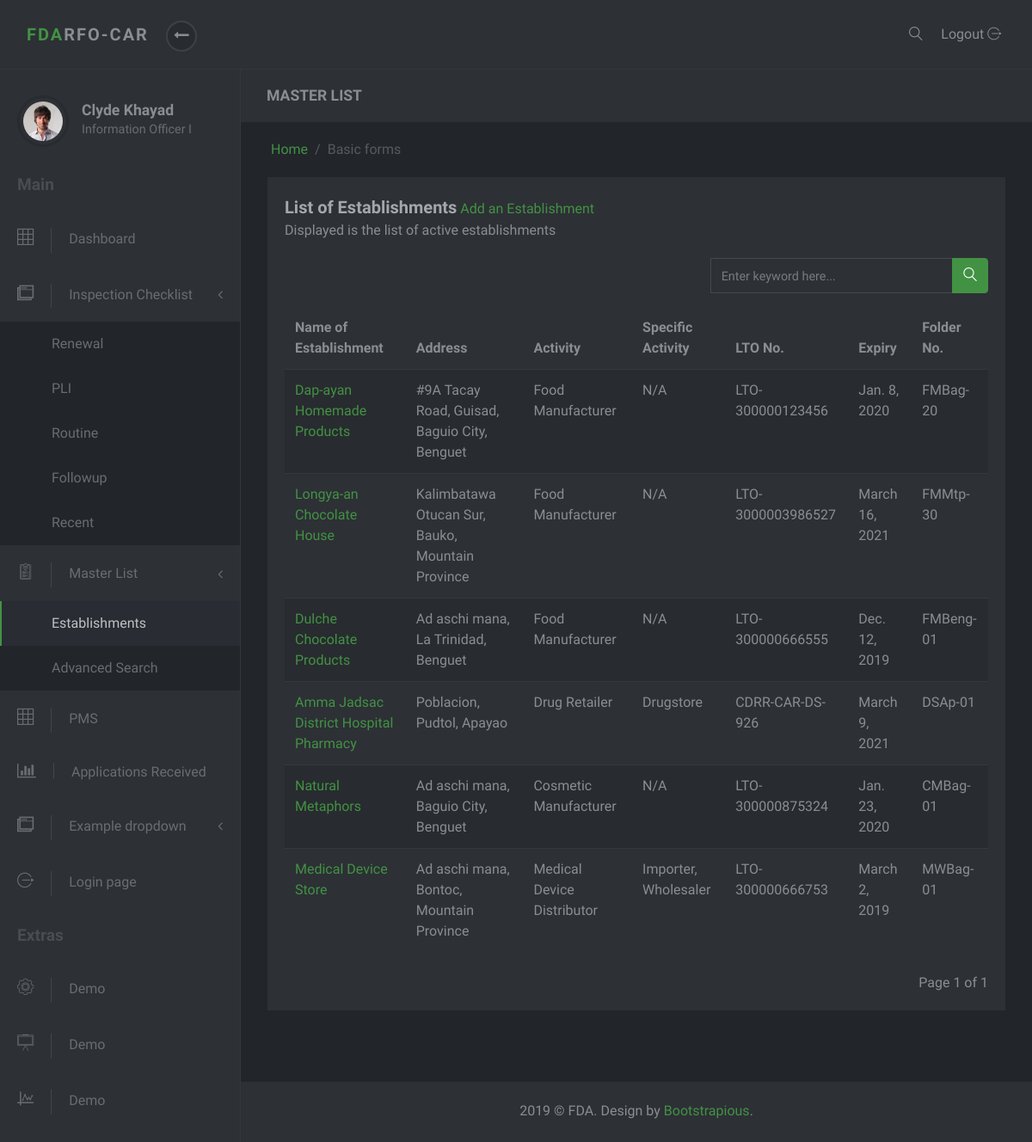
Screenshot of /masterlist/ with the database file from the repository.
### masterlist/models.py (models this page shows, shortened)
class Establishment(models.Model):
    date_modified = models.DateTimeField('date modified', default=timezone.now)
    application = models.CharField(max_length=1, choices=constants.APPLICATIONS)
    name = models.CharField(max_length=60)
    product_type = models.ForeignKey(ProductType, on_delete=models.SET_NULL, null=True)
    center = models.CharField(max_length=6, choices=constants.CENTERS)
    primary_activity = models.ForeignKey(PrimaryActivity, on_delete=models.CASCADE, null=True)
    specific_activity = models.ManyToManyField(SpecificActivity, verbose_name='Specific Activity/s')
    additional_activity = models.ForeignKey(AdditionalActivity, on_delete=models.SET_NULL, null=True)
    product_line = models.ForeignKey(ProductLine, on_delete=models.SET_NULL, null=True, blank=True)
    remarks = models.CharField(max_length=100, null=True, blank=True, verbose_name='Product Remarks')
    status = models.CharField(max_length=8, choices=constants.EST_STATUS, null=True, default="Active")
    folder_id = models.CharField(max_length=10, null=True, verbose_name="Folder Number")
    renchecklist = RenewalChecklistManager()
    plichecklist = PLIChecklistManager()
    objects = models.Manager()
    def specific_activities(self):
        return ",\n".join(s.name for s in self.specific_activity.all())

class Address(models.Model):
    address = models.CharField(max_length=50)
    region = models.ForeignKey(Region, on_delete=models.SET_NULL, null=True)
    province = models.ForeignKey(Province, on_delete=models.SET_NULL, null=True)
    municipality_or_city = models.ForeignKey(CityOrMunicipality, on_delete=models.SET_NULL, null=True)
    def full_address(self):
        return self.address + ', ' + self.municipality_or_city.name + ', ' + self.province.name

class CityOrMunicipality(models.Model):
    name = models.CharField(max_length=30)
    province = models.ForeignKey(Province, on_delete=models.CASCADE)

class Province(models.Model):
    name = models.CharField(max_length=30)
    region = models.ForeignKey(Region, on_delete=models.SET_NULL, null=True)

class ProductType(models.Model):
    name = models.CharField(max_length=50)
    def __str__(self):
        return self.name

class PrimaryActivity(models.Model):
    name = models.CharField(max_length=150)
    def __str__(self):
        return self.name

class SpecificActivity(models.Model):
    name = models.CharField(max_length=150)

class Lto(models.Model):
    establishment = models.OneToOneField(Establishment, on_delete=models.CASCADE, null=True)
    issuance = models.DateTimeField(null=True, blank=True, verbose_name='Date Issued')
    lto_number = models.CharField(max_length=20)
    expiry = models.DateTimeField('expiry date')

### masterlist/views.py (the view)
# urls.py: path('', EstablishmentListView.as_view(), name='index'),
class EstablishmentListView(ListView):
    model = Establishment
    items_per_page = 10
    template_name = 'masterlist/index.html'
    context_object_name = 'test'
    def get_context_data(self, **kwargs):
        context = super().get_context_data(**kwargs)
        context['masterlist_active'] = "active"
        page = self.request.GET.get('page')
        paginator = mypaginator.MyPaginator(self.get_establishments(), self.items_per_page, page)
        establishments = paginator.get_paginated_result()
        context['paginated_result'] = establishments
        return context
    def get_establishments(self):
        establishments = Establishment.objects.all()
        query = self.request.GET.get('q', None)
        if query is not None:
            establishments = Establishment.objects.filter(
                Q(name__icontains=query) |
                Q(center__icontains=query)
            )
        return establishments

### masterlist/mypaginator.py (called while the page is built)
    def get_paginated_result(self):
        paginated_result = ''
        paginator = Paginator(self.query_set, self.items_per_page)
        page = self.page
        try:
            paginated_result = paginator.page(page)
        except PageNotAnInteger:
            paginated_result = paginator.page(1)
        except EmptyPage:
            paginated_result = paginator.page(paginator.num_pages)
        return paginated_result

### masterlist/templates/masterlist/index.html (shortened to what this page needs)
{% extends 'masterlist/partial/base.html' %}
{% block subtitle %} MASTER LIST {% endblock %}
{% block content %}
<div class="row">
    <div class="col-lg-12">
        <div class="block">
            <div class="title">
                <strong>List of Establishments</strong>  <a href="{% url 'admin:masterlist_establishment_add' %}" target="_blank">Add an Establishment</a>
                <span class="d-block">Displayed is the list of active establishments</span>
            </div>
            <div class="row">
                <div class="col-md-7">
                </div>
                <div class="col-md-5">
                  <form action="" method='get'>
                    {% include 'masterlist/partial/search_input.html' %}
                  </form>
                </div>
            </div>
            <div class="block-body">
                <div class="table-responsive">
                    <table class="table table-striped table-hover">
                        <thead>
                        <tr>
                            <th>Name of Establishment</th>
                            <th>Address</th>
                            <th>Activity</th>
                            <th>Specific Activity</th>
                            <th>LTO No.</th>
                            <th>Expiry</th>
                            <th>Folder No.</th>
                        </tr>
                        </thead>
                        <tbody>
                        {% for est in paginated_result %}
                        <tr>
                            <td><a href="{% url 'masterlist:est-detail' est.id %}">{{est.name}}</a></td>
                            <td>{{est.plantaddress.full_address}}</td>
                            <td>{{est.product_type}} {{est.primary_activity}}</td>
                            <td>{{est.specific_activities}}</td>
                            <td>{{est.lto.lto_number}}</td>
                            <td>{{est.lto.expiry.date}}</td>
                            <td>{{est.folder_id}}</td>
                        </tr>
                        {% endfor %}
                        </tbody>
                    </table>
                </div>
                <br>
                {% include 'masterlist/partial/pagination.html' %}
            </div>
        </div>
    </div>
</div>
{% endblock %}

### masterlist/static/darkadmin/css/style.green.css (style rules this page uses)
body { position: relative; }
a { -webkit-transition: all 0.3s; transition: all 0.3s; display: inline-block; }
i, span, strong { display: inline-block; }
.block { padding: 20px; background: #2d3035; color: #8a8d93; margin-bottom: 30px; }
.block .title { margin-bottom: 20px; }
.block .title strong:first-child { font-size: 1.25rem; color: #a5a7ab; }
.table { margin-bottom: 0; }
.table td, .table th { border-color: #343a40; }
.table thead th { border: none; }
.table-striped tbody tr { -webkit-transition: all 0.3s; transition: all 0.3s; }
.table-striped tbody tr:nth-of-type(odd) { background-color: #282b2f; }
body { font-family: "Muli", sans-serif; font-size: 1rem; font-weight: 400; line-height: 1.5; color: #8a8d93; background-color: #fff; }
a { color: #429244; text-decoration: none; }

### rows the page displays
Establishment: name "Dap-ayan Homemade Products", plantaddress.full_address "#9A Tacay Road, Guisad, Baguio City, Benguet", product_type "Food", primary_activity "Manufacturer", specific_activities "N/A", lto.lto_number "LTO-300000123456", lto.expiry "Jan. 8, 2020", folder_id "FMBag-20"
Establishment: name "Longya-an Chocolate House", plantaddress.full_address "Kalimbatawa Otucan Sur, Bauko, Mountain Province", product_type "Food", primary_activity "Manufacturer", specific_activities "N/A", lto.lto_number "LTO-3000003986527", lto.expiry "March 16, 2021", folder_id "FMMtp-30"
Establishment: name "Dulche Chocolate Products", plantaddress.full_address "Ad aschi mana, La Trinidad, Benguet", product_type "Food", primary_activity "Manufacturer", specific_activities "N/A", lto.lto_number "LTO-300000666555", lto.expiry "Dec. 12, 2019", folder_id "FMBeng-01"
Establishment: name "Amma Jadsac District Hospital Pharmacy", plantaddress.full_address "Poblacion, Pudtol, Apayao", product_type "Drug", primary_activity "Retailer", specific_activities "Drugstore", lto.lto_number "CDRR-CAR-DS-926", lto.expiry "March 9, 2021", folder_id "DSAp-01"
Establishment: name "Natural Metaphors", plantaddress.full_address "Ad aschi mana, Baguio City, Benguet", product_type "Cosmetic", primary_activity "Manufacturer", specific_activities "N/A", lto.lto_number "LTO-300000875324", lto.expiry "Jan. 23, 2020", folder_id "CMBag-01"
Establishment: name "Medical Device Store", plantaddress.full_address "Ad aschi mana, Bontoc, Mountain Province", product_type "Medical Device", primary_activity "Distributor", specific_activities "Importer, Wholesaler", lto.lto_number "LTO-300000666753", lto.expiry "March 2, 2019", folder_id "MWBag-01"

### other values shown
{{ paginated_result.number }} "1"
{{ paginated_result.paginator.num_pages }} "1"
